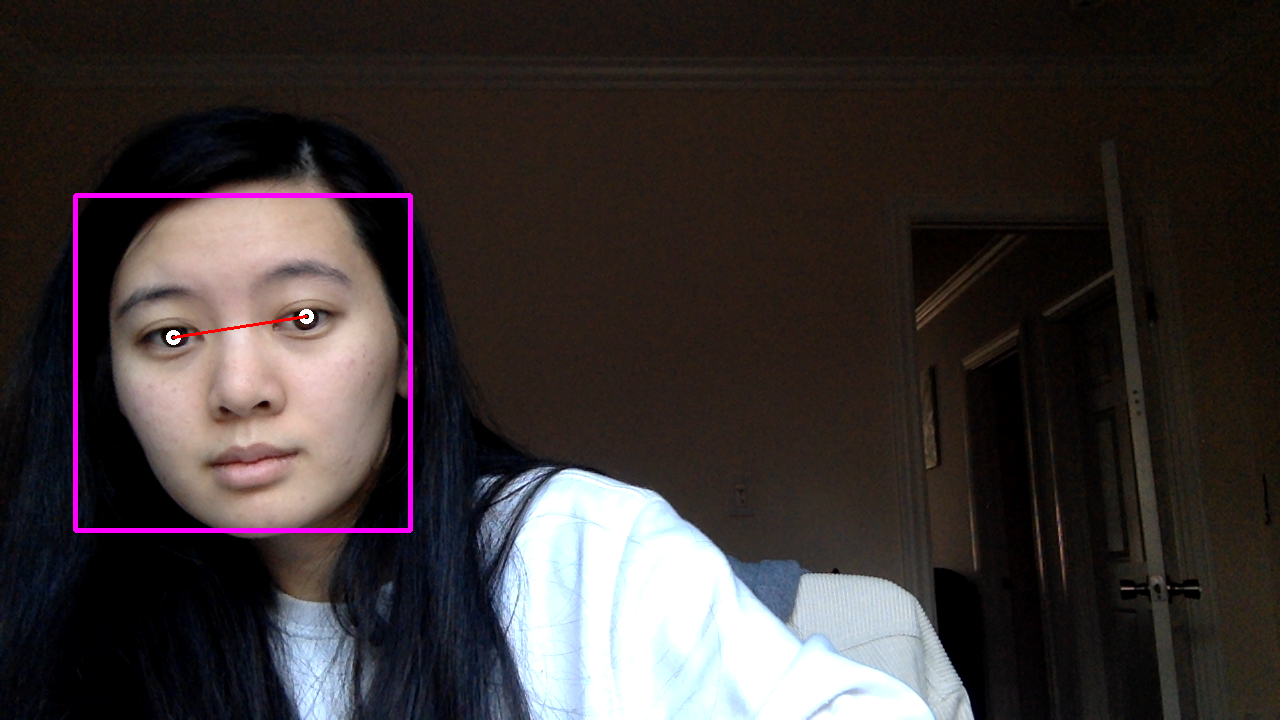
#> input picture dnn_detector/captured_tracked_frame/opencv_frame.png, 1280 x 720 px, given in place of the camera
$ python eyes_captured.py
#> lines starting #> are read from the running program, lines starting #| are printed output that depends on the picture; after the words box and inside, x2 and y2 are one past the last pixel; in counts of white or black regions, pixels touching at a corner belong together; long printed decimals are rounded
#> further down, frame is the input picture: shape (720, 1280, 3); mean B, G, R 50.7, 51, 58.5
#This script is for capturing one frame of choice from the webcamera,
#then creating a .txt configuration file that would be used for Jacob's 3D repo
#Using a singular frame at first then slowly increasing the frequency.
#This is because Jacob's simulation currently is not a live display, but a one time
#run through where he takes one image and the configuration file and outputs one prefilted/adjusted image
#Future work: to loop through his simulation as close to real time as we can such that his code
#can keep taking in new configuration files and update the prefiltered image

from __future__ import print_function
import cv2 as cv
import math
import argparse
from totxt import make_text_file
import time

#For Sainan and Patricia
#These are the assumptions we make to get pupilliary distance
#so what you guys are working on would essentially be used to define these constants
#to get the pupilliary distance, I compare the eye region size in pixels to the average eye size
#to see what the conversion ratio would be from pixels to real life.
#So with the one time card idea, that could be used to calculate the initial z distance and ratio
#which we can use - and for subsequent calculations, I believe we could use triangle to get new
#pupilliary distances??

#constants used in gaze angle calculations
#~3.80 pixels to 1 mm
pixel_conversion = 3.8
ave_eye_size = 30
#ideal distance for computer screen users equiv
#Jacob used 250 though
z_distance = 400

#Identify/Detect the face
def detectAndDisplay(frame):

	#Simplify the image (color isn't really necessary)
	frame_gray = cv.cvtColor(frame, cv.COLOR_BGR2GRAY)
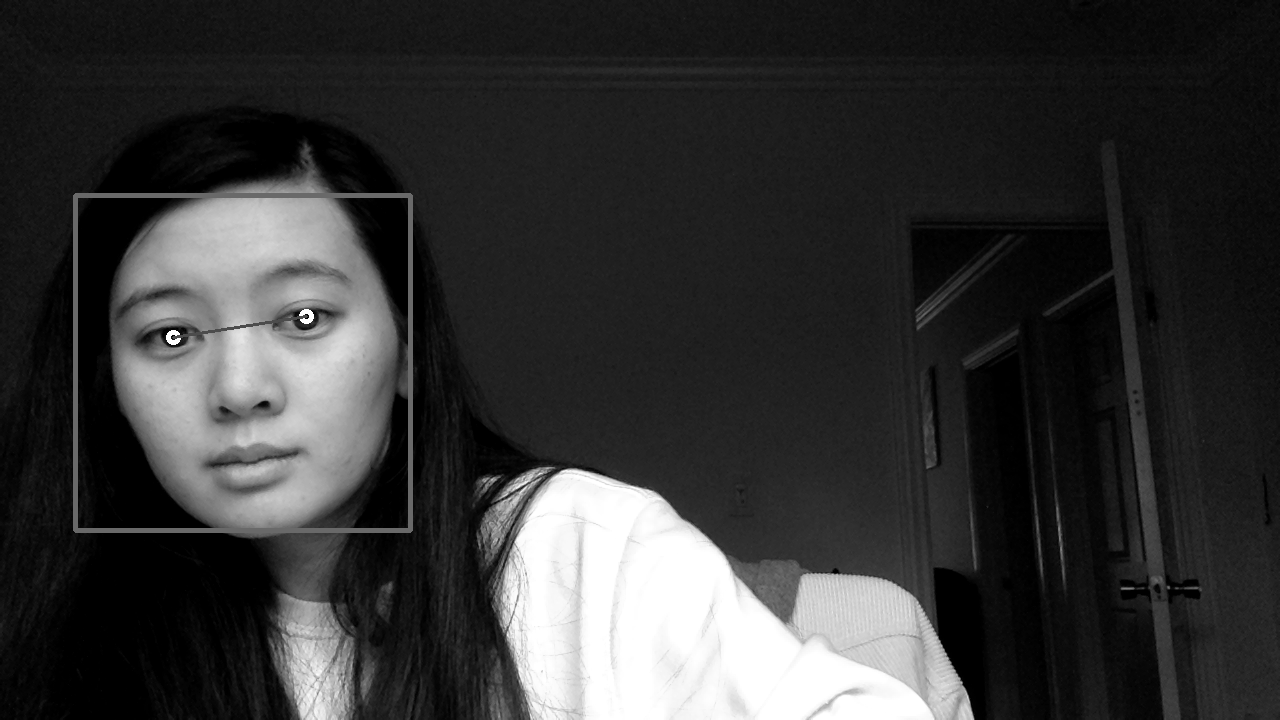
#> frame_gray: shape (720, 1280); min 0, max 255, mean 53.2
	#graphical rep of the gray picture
	frame_gray = cv.equalizeHist(frame_gray)
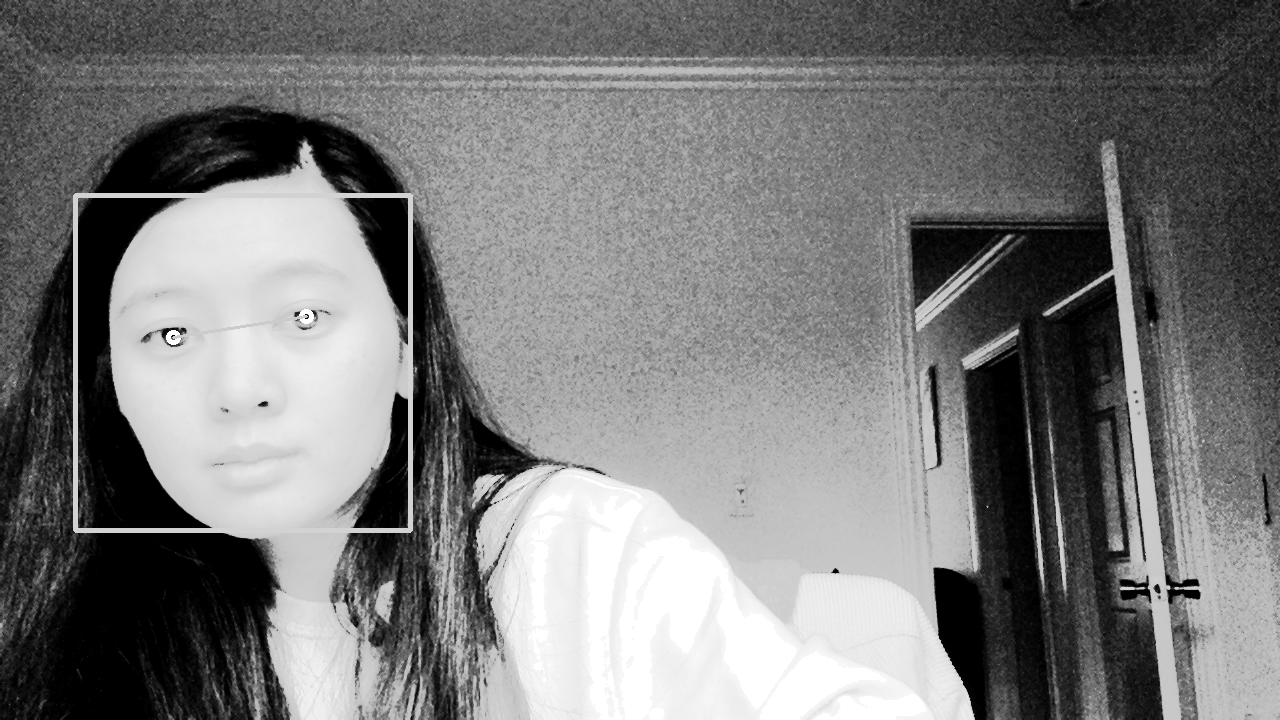
#> frame_gray: shape (720, 1280); min 0, max 255, mean 121.2
	height, width, _ = frame.shape
#> height = 720; width = 1280

	start = time.time()

    #-- Detect faces
	faces = face_cascade.detectMultiScale(frame_gray)
#> faces = [[72, 192, 342, 342]]

	end = time.time()
	run_time = end - start
	# print(f"Runtime of the program is {end - start}")

	#instantiations
	left_eye = None
	right_eye = None
	pupilliary_distance = None
	left_pitch = None
	left_yaw = None
	right_pitch = None
	right_yaw = None

	has_face = 0

    #Look through each face on the screen
	for (x,y,w,h) in faces:
		center = (x + w//2, y + h//2)
        #bounding the face frame
		frame = cv.rectangle(frame, (x, y), (x+w, y+h), (255, 0, 255), 4)
        #frame = cv.ellipse(frame, center, (w//2, h//2), 0, 0, 360, (255, 0, 255), 4)
		faceROI = frame_gray[y:y+h,x:x+w]

		has_face = 1
        #-- In each face, detect eyes
		eyes = eyes_cascade.detectMultiScale(faceROI)
		for (ex,ey,ew,eh) in eyes:
			#filtering potential false eyes (mouth and nose)
			if ey+eh < int(2*h/3):
				#create eye region
				eyeROI = frame[ey+y:ey+eh+y, ex+x:ex+ew+x]
				eyeROI_center = (x + ex + ew//2, y + ey + eh//2)
				radius = int(round((ew + eh)*0.25))
				#eye drawing
				#frame = cv.circle(frame, eyeROI_center, radius, (255, 0, 0 ), 4)
				x_pos, y_pos = get_iris_region(eyeROI, x, y, ex, ey, frame)
				if x_pos < x + (w//2) and x_pos != -1:
					left_eye = (x_pos, y_pos)
				elif x_pos != -1:
					right_eye = (x_pos, y_pos)

				if left_eye != None and right_eye != None:
					pupilliary_distance = get_pupil_distance(left_eye, right_eye, ew)
					cv.line(frame, left_eye, right_eye, (0, 0, 255), 2)
					left_pitch, left_yaw = get_pitch_yaw_angle(left_eye, height, width)
					right_pitch, right_yaw = get_pitch_yaw_angle(right_eye, height, width)

					#switch L/R to the users perspective (which is what Jacob has coded for from my understanding)
					print("right_eye: (", math.degrees(left_pitch), math.degrees(left_yaw), ")")
					print("left_eye: (", math.degrees(right_pitch), math.degrees(right_yaw), ")")
					print(pupilliary_distance)
#> this loop made 1 pass
#| right_eye: ( -0.867 19.280 )
#| left_eye: ( -1.734 13.195 )
#| 54.512
#> pass 1, in detectAndDisplay, `frame = cv.rectangle(frame, (x, y), (x+w, y+h), (255, 0, 255), 4)`:
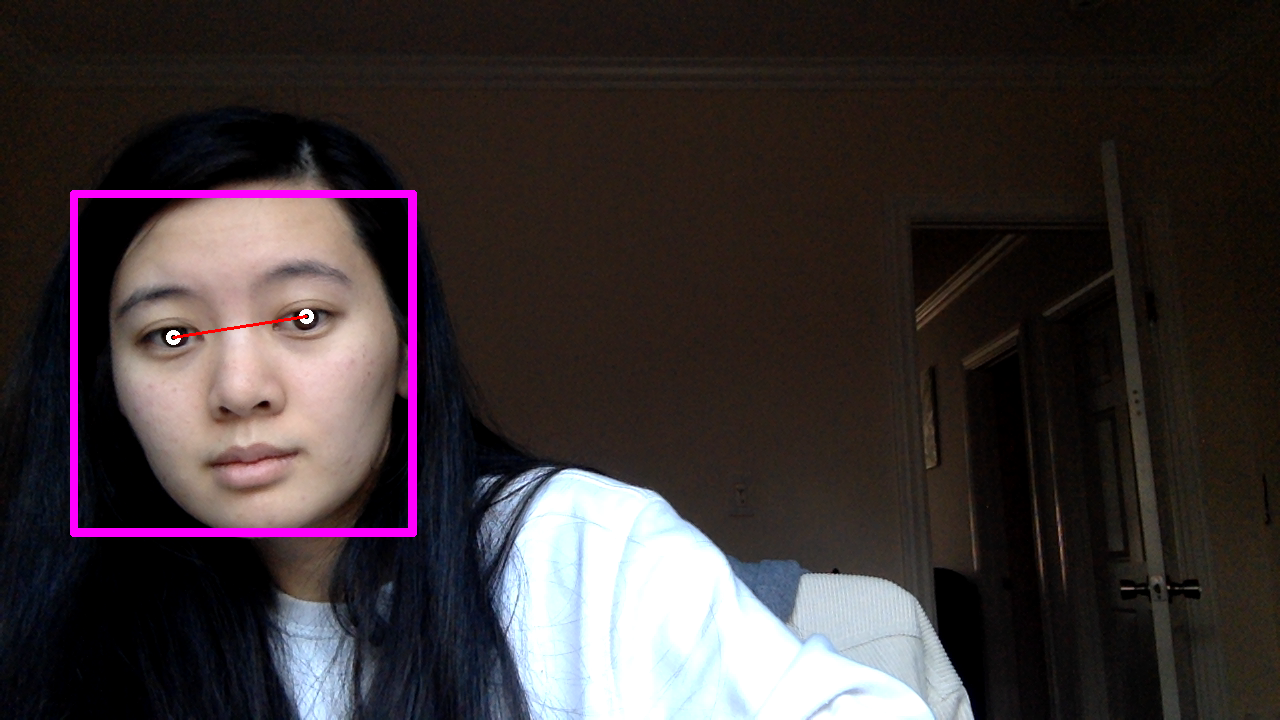
#> frame: shape (720, 1280, 3); 0.52% of pixels changed, all inside (x1, y1, x2, y2) = (70, 190, 417, 537)
#> pass 1, in detectAndDisplay, `faceROI = frame_gray[y:y+h,x:x+w]`:
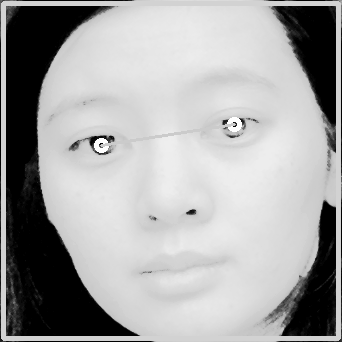
#> faceROI: shape (342, 342); min 0, max 255, mean 165.9
#> pass 1, in get_iris_region, `grayEye = cv.GaussianBlur(grayEye, (7, 7), 0)`:
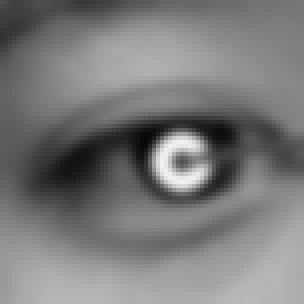
#> grayEye: shape (76, 76) (shown 4 times larger); min 7, max 241, mean 121.8
#> after the loop:
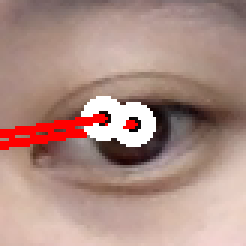
#> eyeROI: shape (82, 82, 3) (shown 3 times larger); mean B, G, R 132.6, 141.6, 174.5
#> after the loop:
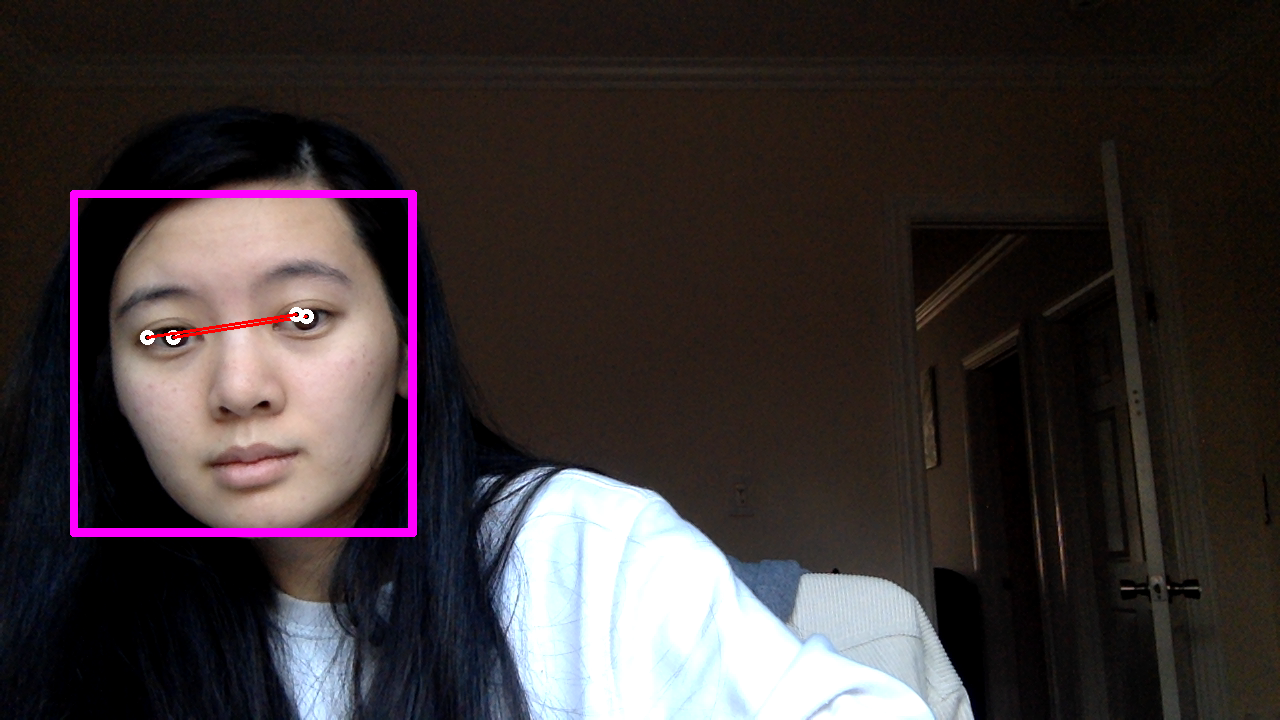
#> frame: shape (720, 1280, 3); 0.08% of pixels changed, all inside (x1, y1, x2, y2) = (140, 307, 304, 345)

	cv.imshow('Capture - Face detection', frame)

	#will need to return pupilliary distance and eye locations in the future for binocular vision aspect
	#but for now, with just the 3D repo, this isn't needed.
	return left_pitch, left_yaw, right_pitch, right_yaw, run_time, has_face


def get_iris_region(eyeROI, face_x, face_y, eye_x, eye_y, frame):
	grayEye = cv.cvtColor(eyeROI, cv.COLOR_BGR2GRAY)
	grayEye = cv.GaussianBlur(grayEye, (7, 7), 0)
	_, threshold = cv.threshold(grayEye, 30, 255, cv.THRESH_BINARY_INV)
	contours, _ = cv.findContours(threshold, cv.RETR_TREE, cv.CHAIN_APPROX_SIMPLE)
	contours = sorted(contours, key=lambda x:cv.contourArea(x), reverse = True)

	for cnt in contours:
		(x, y, w, h) = cv.boundingRect(cnt)
		x_pos = x+int(w/2)+face_x+eye_x
		y_pos = y+int(h/2)+face_y+eye_y
		cv.circle(frame, (x_pos, y_pos), 5, (255, 255, 255), 3)
		return x_pos, y_pos

	return -1, -1


#let me know if this is logically flawed, but I think it should be right
#because it should just be to get a ratio of pixels to real life
#but I did this at like 3am one day, so please check
def get_pupil_distance(left, right, eye_width):
	pixel_dist = right[0] - left[0]
	screen_dist = pixel_dist / pixel_conversion
	ratio = eye_width / pixel_conversion / ave_eye_size
	return screen_dist / ratio


def get_pitch_yaw_angle(eye, screen_height, screen_width):
	pitch_angle = math.atanh(abs(eye[1] - int(screen_height/2)) / pixel_conversion / z_distance)
	yaw_angle = math.atanh(abs(eye[0] - int(screen_width/2)) / pixel_conversion / z_distance)
	if (eye[1] - int(screen_height/2)) < 0:
		#looking down
		pitch_angle = -pitch_angle
	if (eye[0] - int(screen_width/2)) > 0:
		#looking right by jacob's def
		yaw_angle = -yaw_angle
	return pitch_angle, yaw_angle


# For Sainan and Patricia, these are the configuration metrics that are needed by the code
# So I believe some more things that you are working on could be passed into this
# [49 lines left out: function write_config, not called in this run]


#Defining Haar Cascade classifier (eyes and face)
parser = argparse.ArgumentParser(description='Code for Cascade Classifier tutorial.')
parser.add_argument('--face_cascade', help='Path to face cascade.', default='data/haarcascades/haarcascade_frontalface_alt.xml')
parser.add_argument('--eyes_cascade', help='Path to eyes cascade.', default='data/haarcascades/haarcascade_eye.xml')
parser.add_argument('--camera', help='Camera divide number.', type=int, default=0)


args = parser.parse_args()
face_cascade_name = args.face_cascade
eyes_cascade_name = args.eyes_cascade
face_cascade = cv.CascadeClassifier()
eyes_cascade = cv.CascadeClassifier()
#-- 1. Load the cascades
if not face_cascade.load(cv.samples.findFile(face_cascade_name)):
    print('--(!)Error loading face cascade')
    exit(0)
if not eyes_cascade.load(cv.samples.findFile(eyes_cascade_name)):
    print('--(!)Error loading eyes cascade')
    exit(0)
camera_device = args.camera

#-- 2. Read the video stream
cap = cv.VideoCapture(camera_device)
if not cap.isOpened:
    print('--(!)Error opening video capture')
    exit(0)

frame_number = 0
face_number = 0
while True:
	ret, frame = cap.read()
	if frame is None:
		print('--(!) No captured frame -- Break!')
		break

	start_time = time.time()

	LP, LY, RP, RY, RT, face = detectAndDisplay(frame)
#> LP = -0.0151; LY = 0.336; RP = -0.0303; RY = 0.23; RT = 1.47; face = 1

	frame_number += 1
	if face:
		face_number += 1

	end_time = time.time()
	total_runtime = end_time - start_time

	k = cv.waitKey(10)
#> (key Esc is pressed here)
	if k == 32: #space bar
		print("screen taken!")
		img_name = "captured_tracked_frame/opencv_frame.png"
		cv.imwrite(img_name, frame)
		print(f" {face_number} / {frame_number}")
		#switching left and right eye definitions because original calcs were from screen perspective
		write_config(round(RP, 2), round(RY, 2), "eye_tracking_config_files/left_eye_config.txt")
		write_config(round(LP, 2), round(LY, 2), "eye_tracking_config_files/right_eye_config.txt")
		print("screen saved!")
		print(f"Runtime of the face detection is {RT}")
		print(f"Runtime of the pupil detection is {total_runtime}")
		# print(f" {face_number} / {frame_number}")
		break
	elif k == 27: #escape key
		print("Escape hit, closing...")
		break

cap.release()
cv.destroyAllWindows()
